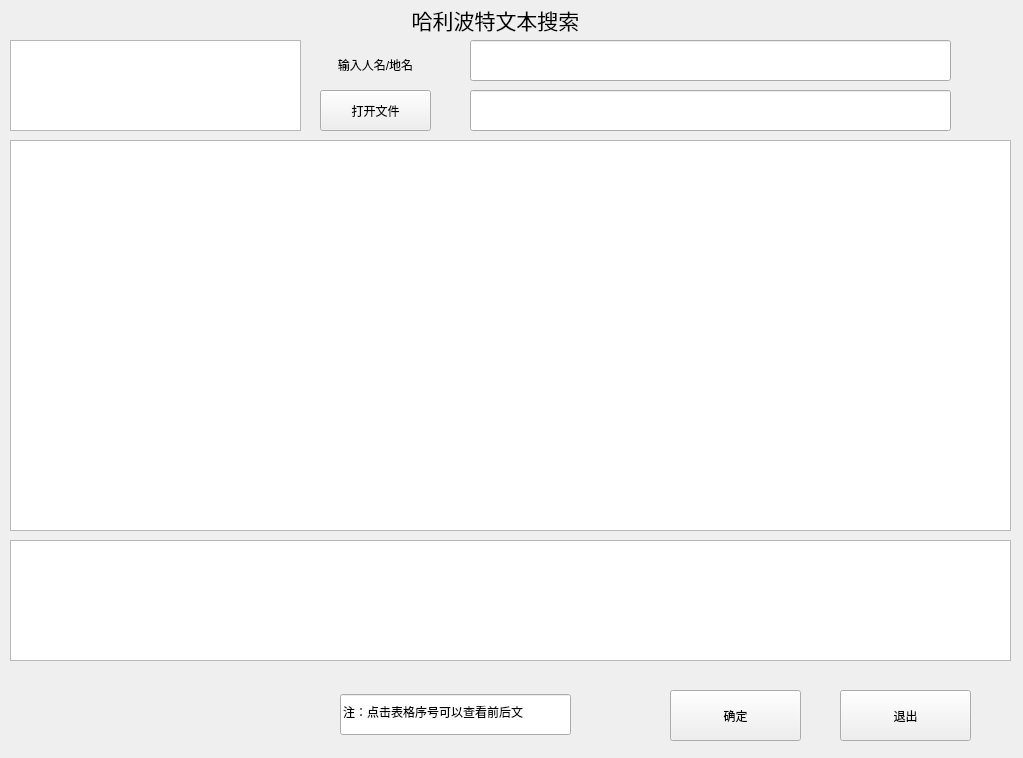
<?xml version="1.0" encoding="UTF-8"?>
<ui version="4.0">
 <class>Widget</class>
 <widget class="QWidget" name="Widget">
  <property name="geometry">
   <rect>
    <x>0</x>
    <y>0</y>
    <width>1023</width>
    <height>758</height>
   </rect>
  </property>
  <property name="windowTitle">
   <string>Widget</string>
  </property>
  <widget class="QLabel" name="label">
   <property name="geometry">
    <rect>
     <x>290</x>
     <y>0</y>
     <width>411</width>
     <height>41</height>
    </rect>
   </property>
   <property name="text">
    <string>&lt;html&gt;&lt;head/&gt;&lt;body&gt;&lt;p align=&quot;center&quot;&gt;&lt;span style=&quot; font-size:16pt;&quot;&gt;哈利波特文本搜索&lt;/span&gt;&lt;/p&gt;&lt;/body&gt;&lt;/html&gt;</string>
   </property>
  </widget>
  <widget class="QLabel" name="label_2">
   <property name="geometry">
    <rect>
     <x>300</x>
     <y>40</y>
     <width>151</width>
     <height>51</height>
    </rect>
   </property>
   <property name="text">
    <string>&lt;html&gt;&lt;head/&gt;&lt;body&gt;&lt;p align=&quot;center&quot;&gt;输入人名/地名&lt;/p&gt;&lt;/body&gt;&lt;/html&gt;</string>
   </property>
  </widget>
  <widget class="QLineEdit" name="cmdLineEdit">
   <property name="geometry">
    <rect>
     <x>470</x>
     <y>40</y>
     <width>481</width>
     <height>41</height>
    </rect>
   </property>
  </widget>
  <widget class="QPushButton" name="commitButton">
   <property name="geometry">
    <rect>
     <x>670</x>
     <y>690</y>
     <width>131</width>
     <height>51</height>
    </rect>
   </property>
   <property name="text">
    <string>确定</string>
   </property>
  </widget>
  <widget class="QPushButton" name="retirebutton">
   <property name="geometry">
    <rect>
     <x>840</x>
     <y>690</y>
     <width>131</width>
     <height>51</height>
    </rect>
   </property>
   <property name="text">
    <string>退出</string>
   </property>
  </widget>
  <widget class="QTableWidget" name="tableWidget">
   <property name="geometry">
    <rect>
     <x>10</x>
     <y>140</y>
     <width>1001</width>
     <height>391</height>
    </rect>
   </property>
  </widget>
  <widget class="QLineEdit" name="openfile">
   <property name="geometry">
    <rect>
     <x>470</x>
     <y>90</y>
     <width>481</width>
     <height>41</height>
    </rect>
   </property>
  </widget>
  <widget class="QPushButton" name="pushButton">
   <property name="geometry">
    <rect>
     <x>320</x>
     <y>90</y>
     <width>111</width>
     <height>41</height>
    </rect>
   </property>
   <property name="text">
    <string>打开文件</string>
   </property>
  </widget>
  <widget class="QTextEdit" name="textEdit">
   <property name="geometry">
    <rect>
     <x>10</x>
     <y>40</y>
     <width>291</width>
     <height>91</height>
    </rect>
   </property>
  </widget>
  <widget class="QTextEdit" name="informEdit">
   <property name="geometry">
    <rect>
     <x>10</x>
     <y>540</y>
     <width>1001</width>
     <height>121</height>
    </rect>
   </property>
  </widget>
  <widget class="QLineEdit" name="lineEdit">
   <property name="geometry">
    <rect>
     <x>340</x>
     <y>694</y>
     <width>231</width>
     <height>41</height>
    </rect>
   </property>
   <property name="text">
    <string>注：点击表格序号可以查看前后文</string>
   </property>
  </widget>
 </widget>
 <resources/>
 <connections/>
</ui>
